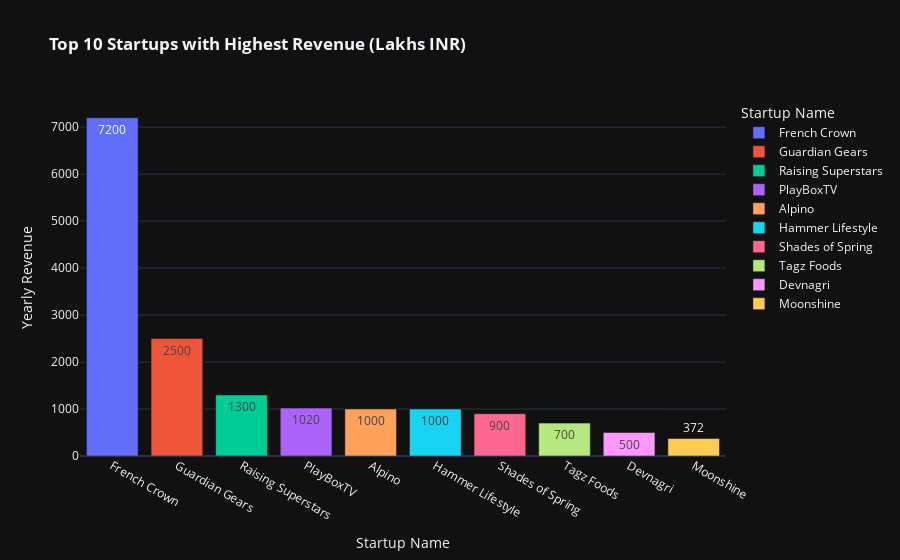

Source (notebook cell):
### Code cell
top_10_revenue = shark_tank.sort_values('Yearly Revenue',ascending=False)[0:10]
fig = px.bar(top_10_revenue,x='Startup Name',y='Yearly Revenue',title='<b> Top 10 Startups with Highest Revenue (Lakhs INR) </b>',color='Startup Name',text =top_10_revenue['Yearly Revenue'])
fig.update_traces(textangle=0)
fig.show()

### Figure 1 — Plotly figure (JSON) as saved in the notebook; plotly's stock layout.template omitted (floating-point values rounded to 4 significant figures)
{"data": [{"alignmentgroup": "True", "hovertemplate": "Startup Name=%{x}<br>Yearly Revenue=%{text}<extra></extra>", "legendgroup": "French Crown", "marker": {"color": "#636efa", "pattern": {"shape": ""}}, "name": "French Crown", "offsetgroup": "French Crown", "orientation": "v", "showlegend": true, "text": [7200], "textangle": 0, "textposition": "auto", "type": "bar", "x": ["French Crown"], "xaxis": "x", "y": [7200], "yaxis": "y"}, {"alignmentgroup": "True", "hovertemplate": "Startup Name=%{x}<br>Yearly Revenue=%{text}<extra></extra>", "legendgroup": "Guardian Gears", "marker": {"color": "#EF553B", "pattern": {"shape": ""}}, "name": "Guardian Gears", "offsetgroup": "Guardian Gears", "orientation": "v", "showlegend": true, "text": [2500], "textangle": 0, "textposition": "auto", "type": "bar", "x": ["Guardian Gears"], "xaxis": "x", "y": [2500], "yaxis": "y"}, {"alignmentgroup": "True", "hovertemplate": "Startup Name=%{x}<br>Yearly Revenue=%{text}<extra></extra>", "legendgroup": "Raising Superstars", "marker": {"color": "#00cc96", "pattern": {"shape": ""}}, "name": "Raising Superstars", "offsetgroup": "Raising Superstars", "orientation": "v", "showlegend": true, "text": [1300], "textangle": 0, "textposition": "auto", "type": "bar", "x": ["Raising Superstars"], "xaxis": "x", "y": [1300], "yaxis": "y"}, {"alignmentgroup": "True", "hovertemplate": "Startup Name=%{x}<br>Yearly Revenue=%{text}<extra></extra>", "legendgroup": "PlayBoxTV", "marker": {"color": "#ab63fa", "pattern": {"shape": ""}}, "name": "PlayBoxTV", "offsetgroup": "PlayBoxTV", "orientation": "v", "showlegend": true, "text": [1020], "textangle": 0, "textposition": "auto", "type": "bar", "x": ["PlayBoxTV"], "xaxis": "x", "y": [1020], "yaxis": "y"}, {"alignmentgroup": "True", "hovertemplate": "Startup Name=%{x}<br>Yearly Revenue=%{text}<extra></extra>", "legendgroup": "Alpino", "marker": {"color": "#FFA15A", "pattern": {"shape": ""}}, "name": "Alpino", "offsetgroup": "Alpino", "orientation": "v", "showlegend": true, "text": [1000], "textangle": 0, "textposition": "auto", "type": "bar", "x": ["Alpino"], "xaxis": "x", "y": [1000], "yaxis": "y"}, {"alignmentgroup": "True", "hovertemplate": "Startup Name=%{x}<br>Yearly Revenue=%{text}<extra></extra>", "legendgroup": "Hammer Lifestyle", "marker": {"color": "#19d3f3", "pattern": {"shape": ""}}, "name": "Hammer Lifestyle", "offsetgroup": "Hammer Lifestyle", "orientation": "v", "showlegend": true, "text": [1000], "textangle": 0, "textposition": "auto", "type": "bar", "x": ["Hammer Lifestyle"], "xaxis": "x", "y": [1000], "yaxis": "y"}, {"alignmentgroup": "True", "hovertemplate": "Startup Name=%{x}<br>Yearly Revenue=%{text}<extra></extra>", "legendgroup": "Shades of Spring", "marker": {"color": "#FF6692", "pattern": {"shape": ""}}, "name": "Shades of Spring", "offsetgroup": "Shades of Spring", "orientation": "v", "showlegend": true, "text": [900], "textangle": 0, "textposition": "auto", "type": "bar", "x": ["Shades of Spring"], "xaxis": "x", "y": [900], "yaxis": "y"}, {"alignmentgroup": "True", "hovertemplate": "Startup Name=%{x}<br>Yearly Revenue=%{text}<extra></extra>", "legendgroup": "Tagz Foods", "marker": {"color": "#B6E880", "pattern": {"shape": ""}}, "name": "Tagz Foods", "offsetgroup": "Tagz Foods", "orientation": "v", "showlegend": true, "text": [700], "textangle": 0, "textposition": "auto", "type": "bar", "x": ["Tagz Foods"], "xaxis": "x", "y": [700], "yaxis": "y"}, {"alignmentgroup": "True", "hovertemplate": "Startup Name=%{x}<br>Yearly Revenue=%{text}<extra></extra>", "legendgroup": "Devnagri", "marker": {"color": "#FF97FF", "pattern": {"shape": ""}}, "name": "Devnagri", "offsetgroup": "Devnagri", "orientation": "v", "showlegend": true, "text": [500], "textangle": 0, "textposition": "auto", "type": "bar", "x": ["Devnagri"], "xaxis": "x", "y": [500], "yaxis": "y"}, {"alignmentgroup": "True", "hovertemplate": "Startup Name=%{x}<br>Yearly Revenue=%{text}<extra></extra>", "legendgroup": "Moonshine", "marker": {"color": "#FECB52", "pattern": {"shape": ""}}, "name": "Moonshine", "offsetgroup": "Moonshine", "orientation": "v", "showlegend": true, "text": [372], "textangle": 0, "textposition": "auto", "type": "bar", "x": ["Moonshine"], "xaxis": "x", "y": [372], "yaxis": "y"}], "layout": {"barmode": "relative", "legend": {"title": {"text": "Startup Name"}, "tracegroupgap": 0}, "title": {"text": "<b> Top 10 Startups with Highest Revenue (Lakhs INR) </b>"}, "xaxis": {"anchor": "y", "categoryarray": ["French Crown", "Guardian Gears", "Raising Superstars", "PlayBoxTV", "Alpino", "Hammer Lifestyle", "Shades of Spring", "Tagz Foods", "Devnagri", "Moonshine"], "categoryorder": "array", "domain": [0, 1], "title": {"text": "Startup Name"}}, "yaxis": {"anchor": "x", "domain": [0, 1], "title": {"text": "Yearly Revenue"}}}}
